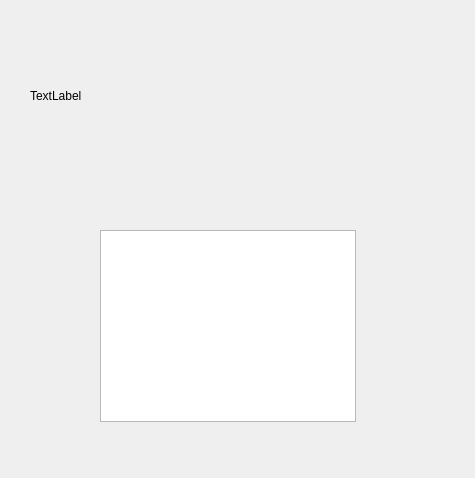
<?xml version="1.0" encoding="UTF-8"?>
<ui version="4.0">
 <class>Form</class>
 <widget class="QWidget" name="Form">
  <property name="geometry">
   <rect>
    <x>0</x>
    <y>0</y>
    <width>475</width>
    <height>478</height>
   </rect>
  </property>
  <property name="windowTitle">
   <string>Form</string>
  </property>
  <widget class="QLabel" name="label">
   <property name="geometry">
    <rect>
     <x>30</x>
     <y>30</y>
     <width>141</width>
     <height>131</height>
    </rect>
   </property>
   <property name="styleSheet">
    <string notr="true">border-image: url(:/register/images/sky.jpg);</string>
   </property>
   <property name="text">
    <string>TextLabel</string>
   </property>
  </widget>
  <widget class="QListView" name="listView">
   <property name="geometry">
    <rect>
     <x>100</x>
     <y>230</y>
     <width>256</width>
     <height>192</height>
    </rect>
   </property>
   <property name="acceptDrops">
    <bool>true</bool>
   </property>
   <property name="dragEnabled">
    <bool>true</bool>
   </property>
  </widget>
 </widget>
 <resources>
  <include location="PyQt5_Demo/resourse/image.qrc"/>
 </resources>
 <connections/>
</ui>
